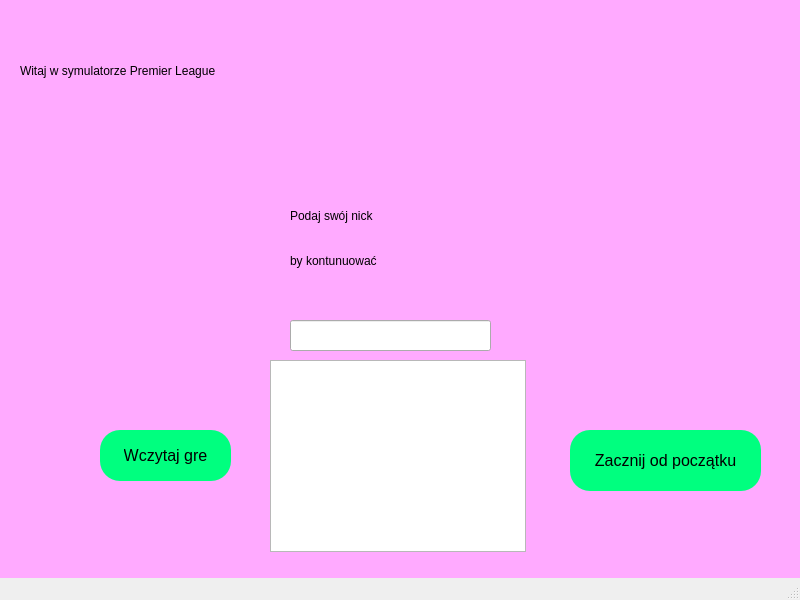
<?xml version="1.0" encoding="UTF-8"?>
<ui version="4.0">
 <class>MainWindow</class>
 <widget class="QMainWindow" name="MainWindow">
  <property name="geometry">
   <rect>
    <x>0</x>
    <y>0</y>
    <width>800</width>
    <height>600</height>
   </rect>
  </property>
  <property name="windowTitle">
   <string>MainWindow</string>
  </property>
  <property name="styleSheet">
   <string notr="true">#centralwidget {
    background-color: rgb(255, 170, 255);
}</string>
  </property>
  <widget class="QWidget" name="centralwidget">
   <widget class="QLabel" name="label">
    <property name="geometry">
     <rect>
      <x>20</x>
      <y>30</y>
      <width>771</width>
      <height>81</height>
     </rect>
    </property>
    <property name="styleSheet">
     <string notr="true">font: 36pt &quot;Segoe UI&quot;;</string>
    </property>
    <property name="text">
     <string>Witaj w symulatorze Premier League</string>
    </property>
   </widget>
   <widget class="QLineEdit" name="user">
    <property name="geometry">
     <rect>
      <x>290</x>
      <y>320</y>
      <width>201</width>
      <height>31</height>
     </rect>
    </property>
   </widget>
   <widget class="QLabel" name="label_2">
    <property name="geometry">
     <rect>
      <x>290</x>
      <y>190</y>
      <width>211</width>
      <height>51</height>
     </rect>
    </property>
    <property name="styleSheet">
     <string notr="true">font: 22pt &quot;Segoe UI&quot;;</string>
    </property>
    <property name="text">
     <string>Podaj swój nick</string>
    </property>
   </widget>
   <widget class="QLabel" name="label_3">
    <property name="geometry">
     <rect>
      <x>290</x>
      <y>240</y>
      <width>261</width>
      <height>41</height>
     </rect>
    </property>
    <property name="styleSheet">
     <string notr="true">font: 22pt &quot;Segoe UI&quot;;</string>
    </property>
    <property name="text">
     <string>by kontunuować</string>
    </property>
   </widget>
   <widget class="QPushButton" name="poczatek">
    <property name="geometry">
     <rect>
      <x>570</x>
      <y>430</y>
      <width>191</width>
      <height>61</height>
     </rect>
    </property>
    <property name="styleSheet">
     <string notr="true">QPushButton {
        background-color: rgb(0, 255, 127);
        border-radius: 20px;
        border: none;
        color: black;
        padding: 10px 24px;
        font-size: 16px;
    }
QPushButton:hover {
    background-color: rgb(127, 255, 191);  /* Nowy kolor tła przy najechaniu myszką */
}

QPushButton:pressed {
    background-color: rgb(0, 191, 95);  /* Nowy kolor tła po wciśnięciu przycisku */
}</string>
    </property>
    <property name="text">
     <string>Zacznij od początku</string>
    </property>
   </widget>
   <widget class="QPushButton" name="wczytaj">
    <property name="geometry">
     <rect>
      <x>100</x>
      <y>430</y>
      <width>131</width>
      <height>51</height>
     </rect>
    </property>
    <property name="styleSheet">
     <string notr="true">QPushButton {
        background-color: rgb(0, 255, 127);
        border-radius: 20px;
        border: none;
        color: black;
        padding: 10px 24px;
        font-size: 16px;
    }
QPushButton:hover {
    background-color: rgb(127, 255, 191);  /* Nowy kolor tła przy najechaniu myszką */
}

QPushButton:pressed {
    background-color: rgb(0, 191, 95);  /* Nowy kolor tła po wciśnięciu przycisku */
}</string>
    </property>
    <property name="text">
     <string>Wczytaj gre</string>
    </property>
   </widget>
   <widget class="QListWidget" name="saves">
    <property name="geometry">
     <rect>
      <x>270</x>
      <y>360</y>
      <width>256</width>
      <height>192</height>
     </rect>
    </property>
   </widget>
  </widget>
  <widget class="QMenuBar" name="menubar">
   <property name="geometry">
    <rect>
     <x>0</x>
     <y>0</y>
     <width>800</width>
     <height>22</height>
    </rect>
   </property>
  </widget>
  <widget class="QStatusBar" name="statusbar"/>
 </widget>
 <resources/>
 <connections/>
</ui>
